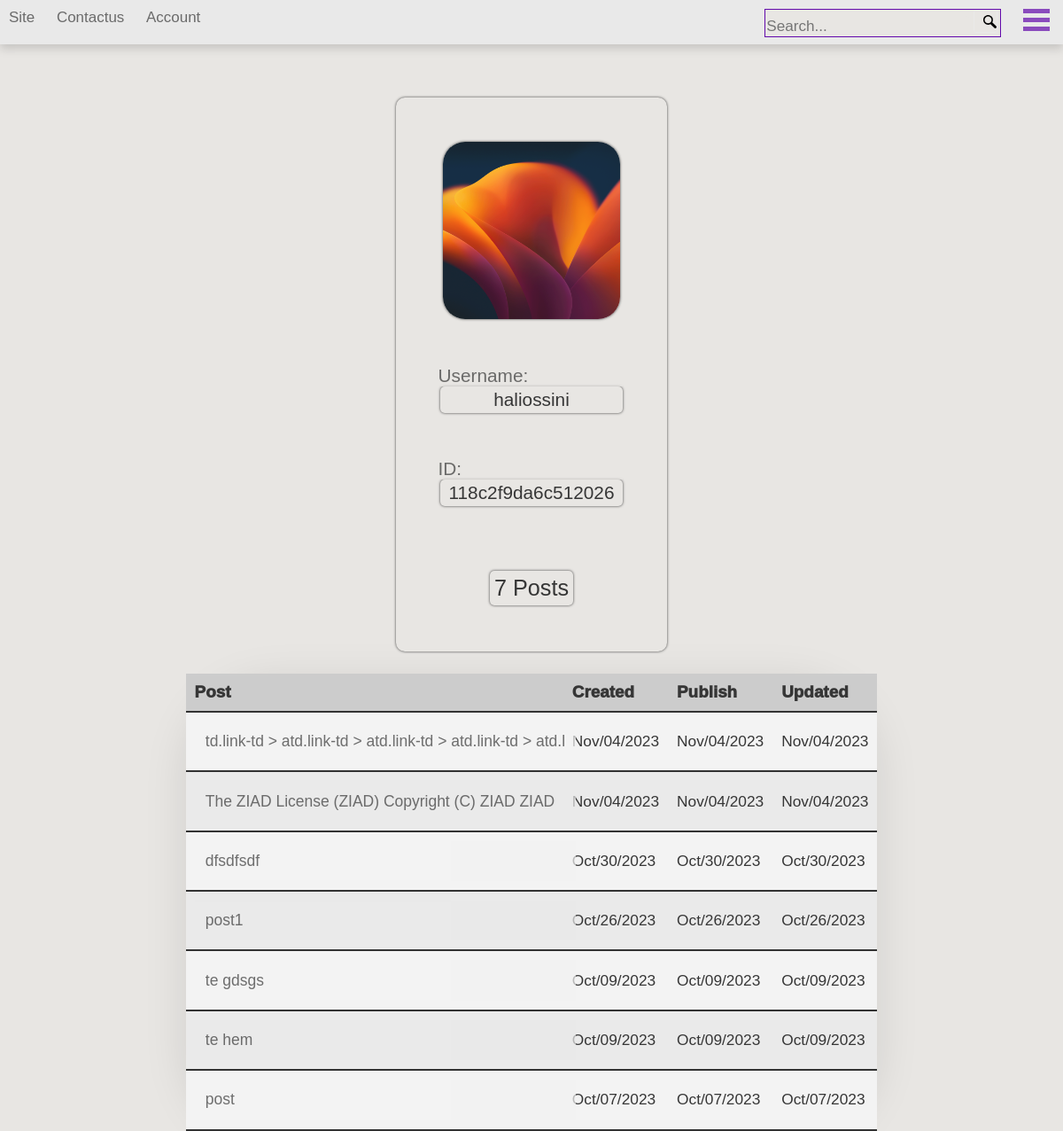
Page /users/userprofile/118c2f9da6c512026 on the committed database.
### users/models.py (models this page shows, shortened)
class UserModel(AbstractBaseUser):
    SEX_CHOICES = (
        ("male", "Male"),
        ("female", "Female"),
        ("other", "Other")
    )
    email = models.EmailField(verbose_name="email",
                              max_length=250, unique=True)
    date_joined = models.DateTimeField(
        verbose_name="date joined", auto_now_add=True, unique=True)
    user_unique_id = models.SlugField(unique=True)
    last_login = models.DateTimeField(verbose_name="last login", auto_now=True)
    is_admin = models.BooleanField(default=False)
    is_active = models.BooleanField(default=False)
    is_staff = models.BooleanField(default=False)
    is_superuser = models.BooleanField(default=False)
    full_name = models.CharField(max_length=120, blank=True, null=True)
    age = models.PositiveSmallIntegerField(blank=True, null=True)
    sex = models.CharField(max_length=6, choices=SEX_CHOICES,
                           default="other", blank=True, null=True)
    bio = models.TextField(max_length=250, blank=True, null=True)
    image_prof = models.ImageField(upload_to="images/users/", blank=True, null=True)
    updated = models.DateTimeField(auto_now=True)
    USERNAME_FIELD = "email"
    objects = UserModelManager()
    def __str__(self):
        return str(self.email).split("@")[0]

### posts/models.py (models this page shows, shortened)
class PostModel(models.Model):
    STATUS_FIELD = (
        ("draft", "Draft"),
        ("published", "Published"),
    )
    title = models.CharField(max_length=60)
    body = models.TextField()
    author = models.ForeignKey(
        UserModel, models.CASCADE, related_name="post_auth")
    slug = models.SlugField(unique="publish")
    status = models.CharField(
        max_length=10, choices=STATUS_FIELD, default="published")
    created = models.DateTimeField(default=timezone.now)
    publish = models.DateTimeField(auto_now_add=True)
    updated = models.DateTimeField(auto_now=True)
    objects = models.Manager()
    published_manager = PublishedPostModel()
    tags = TaggableManager()
    time_for_slg = models.TimeField(default=timezone.now)
    class Meta:
        ordering = ("-publish", )
    def get_absolute_url(self):
        return reverse("posts:postdetail_page", kwargs={"pk": self.id, "slug": self.slug})

### users/views.py (the view)
# urls.py: path("userprofile/<slug:user_id>", views.userprofile_view, name="user_profile_page"),
def userprofile_view(request, user_id):
    user = get_object_or_404(UserModel, user_unique_id=user_id)
    if request.user == user:
        return redirect("users:user_detail_page")
    user_posts = PostModel.objects.filter(status="published", author=user)
    context = {
        "user": user,
        "posts": user_posts,
    }
    return render(request, "users/user-profile.html", context)

### templates/users/user-profile.html (shortened to what this page needs)
{% extends "parts/base/base.html" %}
{% load static %}
{% block head_block %}<link rel="stylesheet" href="{% static "style/users/user-detail.css" %}">{% endblock %}
{% block body_block %}
    {% include "parts/nav/nav.html" %}
    <div class="main">
        <div class="user-detail">
            <div class="user-visual-div">
                {% if user.image_prof %}
                    <img src="{{user.image_prof.url}}" alt="{{user.image_prof.url | cut:"/media/images/users/"}}">
                {% else %}
                    <img src="{% static 'img/users/default-user-icon.svg' %}" alt="default-user-icon">
                {% endif %}
            </div>
            <div class="field-identifier">
                Username:
            </div>
            <div class="user-name-div">
                {{user}}
            </div>
            <div class="field-identifier">
                ID:
            </div>
            <div class="user-id-div">
                {{user.user_unique_id}}
            </div>
            <div class="text-detail-div">
                <div class="posts-count">
                    {{posts|length}} Post{{posts|length|pluralize}}
                </div>
            </div>
        </div>
        {% if posts|length != 0 %}
            <div class="user-posts-div">
                <table class="posts-tab">
                    <tr class="head-row">
                        <td>Post</td>
                        <td>Created</td>
                        <td>Publish</td>
                        <td>Updated</td>
                    </tr>
                    {% for post in posts %}
                        <tr class="post-row">
                            <td class="link-td"><a href="{{post.get_absolute_url}}">{{post.title}}</a></td>
                            <td>{{post.created | date:"M/d/Y"}}</td>
                            <td>{{post.publish | date:"M/d/Y"}}</td>
                            <td>{{post.updated | date:"M/d/Y"}}</td>
                        </tr>
                    {% endfor %}
                </table>
            </div>
        {% endif %}
    </div>
{% endblock %}

### static/style/parts/base/base.css (style rules this page uses)
* { font: 101% Arial, sans-serif; background-color: #e8e6e3; color: #363636; margin: 0%; scrollbar-width: medium; scrollbar-color: inherit #6209AB; }
body a { text-decoration: none; color: inherit; opacity: 0.7; }

### static/style/users/user-detail.css (style rules this page uses)
* { background-color: #e8e6e3; margin: auto; }
body { background-color: #e8e6e3; }
div.main { text-align: center; margin-top: 5%; background-color: #e8e6e3; }
div.user-detail { display: inline-block; box-shadow: 0 0 3px 0; background: inherit; padding: 30px; border-radius: 10px; padding: 50px; margin-left: 10px; margin-right: 10px; }
div.user-detail div.user-visual-div { width: 200px; height: 200px; border-radius: 25px; box-shadow: 0 0 3px 0; margin: auto; }
div.user-detail div.user-visual-div>img { width: 200px; height: 200px; border-radius: 25px; object-fit: cover; opacity: 0.9; }
div.user-detail div.field-identifier { opacity: 0.7; font-size: 125%; margin-top: 25%; margin-left: -2px; text-align: left !important; }
div.user-detail div.user-name-div { font-size: 125%; margin-bottom: 10%; box-shadow: 0 0 3px 0; border-radius: 5px; max-width: 250px; max-height: 25px; overflow: auto; padding: 3px; padding-left: 10px; padding-right: 10px; }
div.user-detail div.user-id-div { font-size: 125%; margin-bottom: 10%; box-shadow: 0 0 3px 0; border-radius: 5px; padding: 3px; padding-left: 10px; padding-right: 10px; }
div.user-detail div.text-detail-div { font-size: 150%; margin-top: 25%; margin-bottom: 1%; margin-left: 5px; margin-right: 5px; padding: 5px; box-shadow: 0 0 3px 0; border-radius: 5px; display: inline-block; }
table.posts-tab { margin-top: 25px; border-collapse: collapse; border-radius: 100px; box-shadow: rgba(0, 0, 0, 0.1) 0px 10px 50px; overflow: scroll; }
table.posts-tab tr { border-bottom: 2px solid #323232; }
td.link-td>a { width: 100%; display: inline-block; padding: 3%; margin: 0px; background-color: inherit; }
tr:nth-child(even) td { background-color: #F3F3F3; }
tr:nth-child(odd) td { background-color: #EAEAEA; }
tr.head-row td { background-color: #CCCCCC; font-size: 110%; font-weight: 1000; padding: 100px; }
div.user-posts-div td { padding: 10px; }

### rows in the picture
UserModel: image_prof (picture), email "haliossini", user_unique_id "118c2f9da6c512026"
PostModel: title "td.link-td > atd.link-td > atd.link-td > atd.link-td > atd.l", created "Nov/04/2023", publish "Nov/04/2023", updated "Nov/04/2023"
PostModel: title "The ZIAD License (ZIAD) Copyright (C) ZIAD ZIAD", created "Nov/04/2023", publish "Nov/04/2023", updated "Nov/04/2023"
PostModel: title "dfsdfsdf", created "Oct/30/2023", publish "Oct/30/2023", updated "Oct/30/2023"
PostModel: title "post1", created "Oct/26/2023", publish "Oct/26/2023", updated "Oct/26/2023"
PostModel: title "te gdsgs", created "Oct/09/2023", publish "Oct/09/2023", updated "Oct/09/2023"
PostModel: title "te hem", created "Oct/09/2023", publish "Oct/09/2023", updated "Oct/09/2023"
PostModel: title "post", created "Oct/07/2023", publish "Oct/07/2023", updated "Oct/07/2023"

### other values in the picture
{{ posts|length }} "7"
